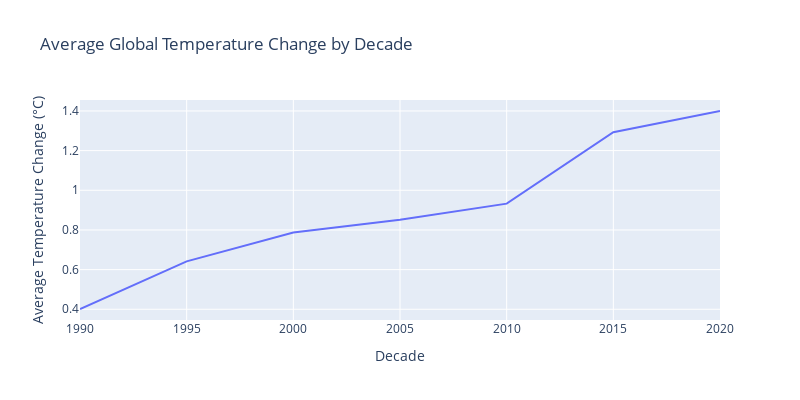

The notebook cell this image was saved under:
### Code cell
# Remove 'Country Name' column for aggregation
df_temp_changes.set_index('Country Name', inplace=True)

# Convert to long format
df_temp_melted = df_temp_changes.reset_index().melt(id_vars=["Country Name"], var_name="Year", value_name="Temperature Change")

# Convert 'Year' column to integer type
df_temp_melted = df_temp_melted[df_temp_melted['Year'].str.isnumeric()]
df_temp_melted['Year'] = df_temp_melted['Year'].astype(int)

# Aggregate data by decade
df_temp_melted['Decade'] = (df_temp_melted['Year'] // 5) * 5
df_decade_avg = df_temp_melted.groupby('Decade')['Temperature Change'].mean().reset_index()

# Plot with Plotly
fig = px.line(df_decade_avg, x='Decade', y='Temperature Change',
              title='Average Global Temperature Change by Decade',
              labels={'Temperature Change': 'Average Temperature Change (°C)', 'Decade': 'Decade'})

fig.update_layout(width=800, height=400)
fig.show()

### Figure 1 — Plotly figure (JSON) as saved in the notebook; plotly's stock layout.template omitted (floating-point values rounded to 4 significant figures)
{"data": [{"hovertemplate": "Decade=%{x}<br>Average Temperature Change (°C)=%{y}<extra></extra>", "legendgroup": "", "line": {"color": "#636efa", "dash": "solid"}, "marker": {"symbol": "circle"}, "mode": "lines", "name": "", "orientation": "h", "showlegend": false, "type": "scatter", "x": [1990, 1995, 2000, 2005, 2010, 2015, 2020], "xaxis": "x", "y": [0.4013, 0.6415, 0.7867, 0.8515, 0.9327, 1.293, 1.4], "yaxis": "y"}], "layout": {"height": 400, "legend": {"tracegroupgap": 0}, "title": {"text": "Average Global Temperature Change by Decade"}, "width": 800, "xaxis": {"anchor": "y", "autorange": true, "domain": [0, 1], "range": [1990, 2020], "title": {"text": "Decade"}, "type": "linear"}, "yaxis": {"anchor": "x", "autorange": true, "domain": [0, 1], "range": [0.3459, 1.455], "title": {"text": "Average Temperature Change (°C)"}, "type": "linear"}}}
